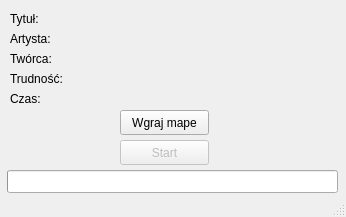
<?xml version="1.0" encoding="UTF-8"?>
<ui version="4.0">
 <class>MainWindow</class>
 <widget class="QMainWindow" name="MainWindow">
  <property name="geometry">
   <rect>
    <x>0</x>
    <y>0</y>
    <width>346</width>
    <height>217</height>
   </rect>
  </property>
  <property name="windowTitle">
   <string>osuRobot</string>
  </property>
  <widget class="QWidget" name="centralwidget">
   <widget class="QPushButton" name="pushButton">
    <property name="geometry">
     <rect>
      <x>120</x>
      <y>110</y>
      <width>89</width>
      <height>25</height>
     </rect>
    </property>
    <property name="text">
     <string>Wgraj mape</string>
    </property>
   </widget>
   <widget class="QPushButton" name="pushButton_2">
    <property name="enabled">
     <bool>false</bool>
    </property>
    <property name="geometry">
     <rect>
      <x>120</x>
      <y>140</y>
      <width>89</width>
      <height>25</height>
     </rect>
    </property>
    <property name="text">
     <string>Start</string>
    </property>
   </widget>
   <widget class="QLabel" name="label">
    <property name="geometry">
     <rect>
      <x>10</x>
      <y>30</y>
      <width>61</width>
      <height>17</height>
     </rect>
    </property>
    <property name="text">
     <string>Artysta:</string>
    </property>
   </widget>
   <widget class="QLabel" name="label_2">
    <property name="geometry">
     <rect>
      <x>10</x>
      <y>10</y>
      <width>41</width>
      <height>17</height>
     </rect>
    </property>
    <property name="text">
     <string>Tytuł:</string>
    </property>
   </widget>
   <widget class="QLabel" name="label_3">
    <property name="geometry">
     <rect>
      <x>10</x>
      <y>50</y>
      <width>61</width>
      <height>17</height>
     </rect>
    </property>
    <property name="text">
     <string>Twórca:</string>
    </property>
   </widget>
   <widget class="QLabel" name="label_4">
    <property name="geometry">
     <rect>
      <x>10</x>
      <y>70</y>
      <width>67</width>
      <height>17</height>
     </rect>
    </property>
    <property name="text">
     <string>Trudność:</string>
    </property>
   </widget>
   <widget class="QLabel" name="label_5">
    <property name="geometry">
     <rect>
      <x>86</x>
      <y>10</y>
      <width>251</width>
      <height>31</height>
     </rect>
    </property>
    <property name="text">
     <string/>
    </property>
    <property name="alignment">
     <set>Qt::AlignCenter</set>
    </property>
   </widget>
   <widget class="QLabel" name="label_6">
    <property name="geometry">
     <rect>
      <x>86</x>
      <y>30</y>
      <width>251</width>
      <height>31</height>
     </rect>
    </property>
    <property name="text">
     <string/>
    </property>
    <property name="alignment">
     <set>Qt::AlignCenter</set>
    </property>
   </widget>
   <widget class="QLabel" name="label_7">
    <property name="geometry">
     <rect>
      <x>86</x>
      <y>50</y>
      <width>251</width>
      <height>31</height>
     </rect>
    </property>
    <property name="text">
     <string/>
    </property>
    <property name="alignment">
     <set>Qt::AlignCenter</set>
    </property>
   </widget>
   <widget class="QLabel" name="label_8">
    <property name="geometry">
     <rect>
      <x>86</x>
      <y>70</y>
      <width>251</width>
      <height>31</height>
     </rect>
    </property>
    <property name="text">
     <string/>
    </property>
    <property name="alignment">
     <set>Qt::AlignCenter</set>
    </property>
   </widget>
   <widget class="QLabel" name="label_9">
    <property name="geometry">
     <rect>
      <x>10</x>
      <y>90</y>
      <width>41</width>
      <height>17</height>
     </rect>
    </property>
    <property name="text">
     <string>Czas:</string>
    </property>
   </widget>
   <widget class="QLabel" name="label_10">
    <property name="geometry">
     <rect>
      <x>86</x>
      <y>90</y>
      <width>251</width>
      <height>21</height>
     </rect>
    </property>
    <property name="text">
     <string/>
    </property>
    <property name="alignment">
     <set>Qt::AlignHCenter|Qt::AlignTop</set>
    </property>
   </widget>
   <widget class="QProgressBar" name="progressBar">
    <property name="geometry">
     <rect>
      <x>7</x>
      <y>170</y>
      <width>331</width>
      <height>23</height>
     </rect>
    </property>
    <property name="value">
     <number>0</number>
    </property>
    <property name="textVisible">
     <bool>false</bool>
    </property>
   </widget>
  </widget>
  <widget class="QStatusBar" name="statusbar"/>
 </widget>
 <resources/>
 <connections/>
 <slots>
  <slot>slot1()</slot>
  <slot>slot2()</slot>
 </slots>
</ui>
